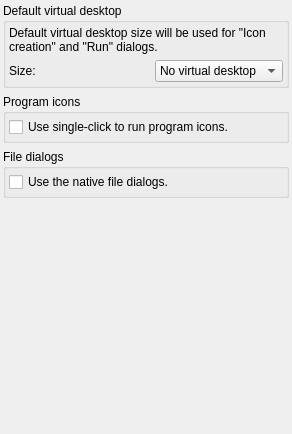
          <widget class="QWidget" name="tabDefaults">
           <attribute name="title">
            <string>Defaults</string>
           </attribute>
           <layout class="QVBoxLayout" name="verticalLayout_54">
            <property name="margin">
             <number>3</number>
            </property>
            <item>
             <widget class="QGroupBox" name="groupBox_69">
              <property name="title">
               <string>Default virtual desktop</string>
              </property>
              <layout class="QVBoxLayout" name="verticalLayout_55">
               <property name="margin">
                <number>3</number>
               </property>
               <item>
                <widget class="QLabel" name="label_142">
                 <property name="text">
                  <string>Default virtual desktop size will be used for &quot;Icon creation&quot; and &quot;Run&quot; dialogs.</string>
                 </property>
                 <property name="wordWrap">
                  <bool>true</bool>
                 </property>
                </widget>
               </item>
               <item>
                <widget class="QWidget" name="widget_136" native="true">
                 <layout class="QHBoxLayout" name="_155">
                  <property name="margin">
                   <number>0</number>
                  </property>
                  <item>
                   <widget class="QLabel" name="label_143">
                    <property name="minimumSize">
                     <size>
                      <width>140</width>
                      <height>0</height>
                     </size>
                    </property>
                    <property name="maximumSize">
                     <size>
                      <width>140</width>
                      <height>16777215</height>
                     </size>
                    </property>
                    <property name="text">
                     <string>Size:</string>
                    </property>
                   </widget>
                  </item>
                  <item>
                   <widget class="QComboBox" name="cboxDesktopSize">
                    <item>
                     <property name="text">
                      <string>No virtual desktop</string>
                     </property>
                    </item>
                    <item>
                     <property name="text">
                      <string notr="true">320x240</string>
                     </property>
                    </item>
                    <item>
                     <property name="text">
                      <string notr="true">640x480</string>
                     </property>
                    </item>
                    <item>
                     <property name="text">
                      <string notr="true">800x600</string>
                     </property>
                    </item>
                    <item>
                     <property name="text">
                      <string notr="true">1024x768</string>
                     </property>
                    </item>
                    <item>
                     <property name="text">
                      <string notr="true">1152x864</string>
                     </property>
                    </item>
                    <item>
                     <property name="text">
                      <string notr="true">1280x600</string>
                     </property>
                    </item>
                    <item>
                     <property name="text">
                      <string notr="true">1280x720</string>
                     </property>
                    </item>
                    <item>
                     <property name="text">
                      <string notr="true">1280x768</string>
                     </property>
                    </item>
                    <item>
                     <property name="text">
                      <string notr="true">1280x800</string>
                     </property>
                    </item>
                    <item>
                     <property name="text">
                      <string notr="true">1280x854</string>
                     </property>
                    </item>
                    <item>
                     <property name="text">
                      <string notr="true">1280x960</string>
                     </property>
                    </item>
                    <item>
                     <property name="text">
                      <string notr="true">1280x1024</string>
                     </property>
                    </item>
                    <item>
                     <property name="text">
                      <string notr="true">1360x768</string>
                     </property>
                    </item>
                    <item>
                     <property name="text">
                      <string notr="true">1440x900</string>
                     </property>
                    </item>
                    <item>
                     <property name="text">
                      <string notr="true">1600x900</string>
                     </property>
                    </item>
                    <item>
                     <property name="text">
                      <string notr="true">1600x1200</string>
                     </property>
                    </item>
                    <item>
                     <property name="text">
                      <string notr="true">1680x1050</string>
                     </property>
                    </item>
                    <item>
                     <property name="text">
                      <string notr="true">1680x1080</string>
                     </property>
                    </item>
                    <item>
                     <property name="text">
                      <string notr="true">1920x1200</string>
                     </property>
                    </item>
                    <item>
                     <property name="text">
                      <string notr="true">1920x1080</string>
                     </property>
                    </item>
                    <item>
                     <property name="text">
                      <string notr="true">2048x872</string>
                     </property>
                    </item>
                    <item>
                     <property name="text">
                      <string notr="true">2048x1152</string>
                     </property>
                    </item>
                    <item>
                     <property name="text">
                      <string notr="true">2048x1536</string>
                     </property>
                    </item>
                    <item>
                     <property name="text">
                      <string notr="true">2048x1556</string>
                     </property>
                    </item>
                    <item>
                     <property name="text">
                      <string notr="true">2560x1600</string>
                     </property>
                    </item>
                    <item>
                     <property name="text">
                      <string notr="true">4096x1556</string>
                     </property>
                    </item>
                   </widget>
                  </item>
                 </layout>
                </widget>
               </item>
              </layout>
             </widget>
            </item>
            <item>
             <widget class="QGroupBox" name="groupBox_70">
              <property name="title">
               <string>Program icons</string>
              </property>
              <layout class="QVBoxLayout" name="_156">
               <property name="margin">
                <number>3</number>
               </property>
               <item>
                <widget class="QCheckBox" name="cbUseSingleClick">
                 <property name="sizePolicy">
                  <sizepolicy hsizetype="Preferred" vsizetype="Fixed">
                   <horstretch>0</horstretch>
                   <verstretch>0</verstretch>
                  </sizepolicy>
                 </property>
                 <property name="text">
                  <string>Use single-click to run program icons.</string>
                 </property>
                 <property name="checked">
                  <bool>false</bool>
                 </property>
                </widget>
               </item>
              </layout>
             </widget>
            </item>
            <item>
             <widget class="QGroupBox" name="groupBox_71">
              <property name="title">
               <string>File dialogs</string>
              </property>
              <layout class="QVBoxLayout" name="_157">
               <property name="margin">
                <number>3</number>
               </property>
               <item>
                <widget class="QCheckBox" name="cbUseNativeDialog">
                 <property name="sizePolicy">
                  <sizepolicy hsizetype="Preferred" vsizetype="Fixed">
                   <horstretch>0</horstretch>
                   <verstretch>0</verstretch>
                  </sizepolicy>
                 </property>
                 <property name="text">
                  <string>Use the native file dialogs.</string>
                 </property>
                 <property name="checked">
                  <bool>false</bool>
                 </property>
                </widget>
               </item>
              </layout>
             </widget>
            </item>
            <item>
             <spacer name="verticalSpacer_36">
              <property name="orientation">
               <enum>Qt::Vertical</enum>
              </property>
              <property name="sizeHint" stdset="0">
               <size>
                <width>20</width>
                <height>233</height>
               </size>
              </property>
             </spacer>
            </item>
           </layout>
          </widget>
